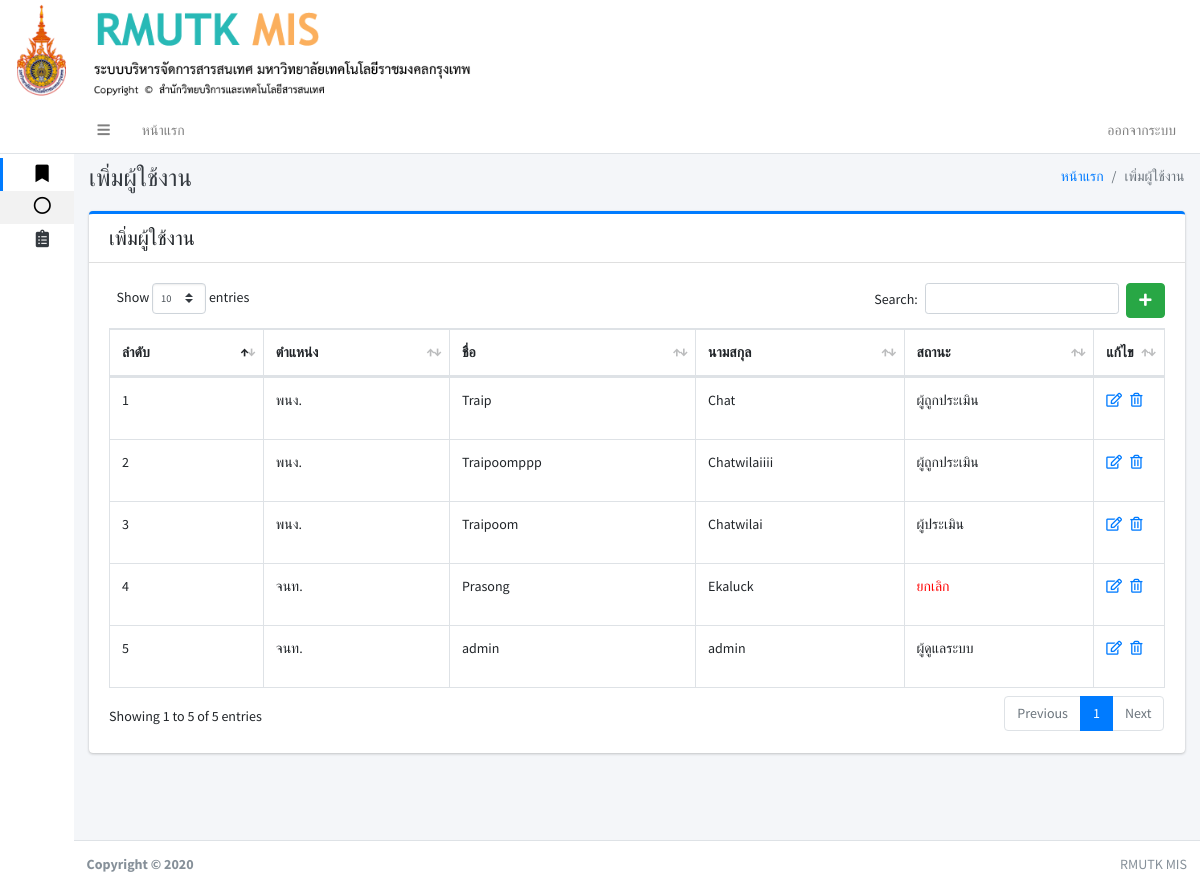
The page /index.php?pa8 (signed in) on the database its author committed.
### tables this page shows
CREATE TABLE IF NOT EXISTS `user` (
`user_id` int(11) NOT NULL,
  `first_name` varchar(150) NOT NULL,
  `last_name` varchar(150) NOT NULL,
  `username` varchar(150) NOT NULL,
  `password` varchar(150) NOT NULL,
  `user_tumn` varchar(250) NOT NULL,
  `user_status` int(11) NOT NULL
);

### page/pa8_user.php (the view, shortened to what this page needs)
<div class="content-header">
	<div class="container-fluid">
		<div class="row mb-2">
			<div class="col-sm-6">
				<h1 class="m-0 text-dark">เพิ่มผู้ใช้งาน</h1>
			</div>
			<div class="col-sm-6">
				<ol class="breadcrumb float-sm-right">
					<li class="breadcrumb-item"><a href="#">หน้าแรก</a></li>
					<li class="breadcrumb-item active">เพิ่มผู้ใช้งาน</li>
				</ol>
			</div>
		</div>
	</div>
</div>
<div class="content">
	<div class="container-fluid">
		<div class="row">
			<div class="col-lg-12">
				<div class="card card-primary card-outline ">
					<div class="card-header noprint">
						<h5 class="m-0">เพิ่มผู้ใช้งาน</h5>
					</div>
					<div class="card-body">
						<?php if (isset($_GET['add'])||isset($_GET['edit_user'])): ?>
						<?php else: ?>
							<a href="./index.php?pa8&add" class="btn btn-success float-right" ><i class="fas fa-plus"></i></a>
						<?php endif ?>
						<?php if (isset($_GET['add'])): ?>
							<form role="form" action="page/pa8_user_db.php" method="post">
								<div class="row">
									<div class="col-sm-3">
										<div class="form-group">
											<label>ตำแหน่ง</label>
											<input type="text" name="user_tumn" class="form-control" placeholder="Enter ...">
										</div>
									</div>
									<div class="col-sm-4">
										<div class="form-group">
											<label>ชื่อ</label>
											<input type="text" name="first_name" class="form-control" placeholder="Enter ...">
										</div>
									</div>
									<div class="col-sm-4">
										<div class="form-group">
											<label>นามสกุล</label>
											<input type="text" name="last_name" class="form-control" placeholder="Enter ...">
										</div>
									</div>
									<div class="col-sm-3">
										<div class="form-group">
											<label>Username</label>
											<input type="text" name="username" class="form-control" placeholder="Enter ...">
										</div>
									</div>
									<div class="col-sm-4">
										<div class="form-group">
											<label>Password</label>
											<input type="password" name="password" class="form-control" placeholder="Enter ...">
										</div>
									</div>
									<div class="col-sm-4">
										<div class="form-group">
											<label>สถานะ</label>
											<select class="custom-select" name="user_status" id="inputGroupSelect01">
												<option selected>เลือกสถานะ</option>
												<option value="1">ผู้ดูแลระบบ</option>
												<option value="2">ผู้ประเมิน</option>
												<option value="0">ผู้ถูกประเมิน</option>
											</select>
										</div>
									</div>
									<div class="card-footer">
										<button type="submit" class="btn btn-primary">Submit</button>
										<a type="submit" class="btn btn-danger" href="./index.php?pa8" >cancel</a>
									</div>
								</div>
								<input type="hidden" name="add_user" >
							</form>
							<?php else: ?>
								<?php
								include './conn.php';
								$sqlhuser=" SELECT * FROM user ORDER BY user_id desc ";
								$qryhuser = mysqli_query($conn,$sqlhuser);
								?>
								<table id="example1" class="table table-bordered table-hover">
									<thead>
										<tr>
											<th>ลำดับ</th>
											<th>ตำแหน่ง</th>
											<th>ชื่อ</th>
											<th>นามสกุล</th>
											<th>สถานะ</th>
											<th>แก้ไข</th>
										</tr>
									</thead>
									<tbody>
										<?php
										$i = 1;
										while ($rowhuser = $qryhuser->fetch_array()) {
											$uid = $rowhuser['user_id'];
											?>
											<tr>
												<td><?php echo $i; ?></td>
												<td><?php echo $rowhuser['user_tumn']; ?></td>
												<td><?php echo $rowhuser['first_name']; ?></td>
												<td><?php echo $rowhuser['last_name']; ?></td>
												<td>
													<?php if ($rowhuser['user_status'] == 1): ?>
														<p>ผู้ดูแลระบบ</p>
														<?php elseif ($rowhuser['user_status'] == 0): ?>
															<p>ผู้ถูกประเมิน</p>
															<?php elseif ($rowhuser['user_status'] == 2): ?>
															<p>ผู้ประเมิน</p>
															<?php elseif ($rowhuser['user_status'] == 3): ?>
															<p><font color="red">ยกเลิก</font></p>
														<?php endif ?>
													</td>
													<td width="10px">
														<?php if ($rowhuser['user_status'] == 3): ?>
															<a href="index.php?pa8&edit_user&user_id=<?php echo($uid) ?>"><i class="far fa-edit"></i></a>&nbsp;&nbsp;
																<a href="page/pa8_user_db.php?del_user&user_id=<?php echo($uid) ?>"><i class="far fa-trash-alt"></i></a>
															<?php else: ?>
																<a href="index.php?pa8&edit_user&user_id=<?php echo($uid) ?>"><i class="far fa-edit"></i></a>&nbsp;&nbsp;
																<a href="page/pa8_user_db.php?del_user&user_id=<?php echo($uid) ?>"><i class="far fa-trash-alt"></i></a>
															<?php endif ?>
														</td>
													</tr>
												<?php $i++; } ?>
											</tbody>
										</table>
									<?php endif ?>
								</div>
							</div>
						</div>
					</div>
				</div>
			</div>

### index.php (shortened to what this page needs)
<!DOCTYPE html>
<html lang="en">
<head>
  <link rel="stylesheet" href="adminlte3/plugins/fontawesome-free/css/all.min.css">
  <link rel="stylesheet" href="adminlte3/plugins/datatables-bs4/css/dataTables.bootstrap4.css">
  <link rel="stylesheet" href="adminlte3/dist/css/adminlte.min.css">
  <link rel="stylesheet" href="adminlte3/plugins/summernote/summernote-bs4.css">
  <link rel="stylesheet" type="text/css" href="css/cuttom.css">
</head>
<body class="hold-transition sidebar-collapse sidebar-mini text-sm ">
  <?php include 'banner.php'; ?>
  <div class="wrapper">
    <?php
    include 'navbar.php';
    include 'sidebar.php';
    ?>
    <div class="content-wrapper">
      <?php
      if (isset($_GET['pa1'])) {
        include 'page/pa1.php';
      }elseif (isset($_GET['pa2'])) {
        include 'page/pa2.php';
      }elseif (isset($_GET['pa3'])) {
        include 'page/pa3.php';
      }elseif (isset($_GET['pa4'])) {
        include 'page/pa4.php';
      }elseif (isset($_GET['pa5'])) {
        include 'page/pa5.php';
      }elseif (isset($_GET['pa6'])) {
        include 'page/pa6.php';
      }elseif (isset($_GET['pa66'])) {
        include 'page/pa66.php';
      }elseif (isset($_GET['pa666'])) {
        include 'page/pa666.php';
      }elseif (isset($_GET['pa7'])) {
        include 'page/pa7_news.php';
      }elseif (isset($_GET['pa8'])) {
        include 'page/pa8_user.php';
      }elseif (isset($_GET['ph'])) {
        include 'page/ph.php';
      }elseif (isset($_GET['addtext'])) {
        include 'page/addtext.php';
      }elseif (isset($_GET['ph1'])) {
        include 'page/ph1.php';
      }else{
        include 'new.php';
      }
      ?>
    </div>
    <footer class="main-footer noprint">
      <div class="float-right d-none d-sm-inline">
        RMUTK MIS
      </div>
      <strong>Copyright &copy; 2020 </strong>
    </footer>
  </div>
</body>
</html>

### banner.php
<div class="row noprint">
<img src="img/logo.png" class="col-md-5 " >
</div>

### navbar.php (shortened to what this page needs)
<nav class="main-header navbar navbar-expand navbar-white navbar-light">
  <ul class="navbar-nav">
    <li class="nav-item">
      <a class="nav-link" data-widget="pushmenu" href="#"><i class="fas fa-bars"></i></a>
    </li>
    <li class="nav-item d-none d-sm-inline-block">
      <a href="index.php" class="nav-link">หน้าแรก</a>
    </li>
    </ul>
    <ul class="navbar-nav ml-auto">
      <li class="nav-item d-none d-sm-inline-block">
        <?php if (!isset($_SESSION["USERNAME"])):
          ?>
          <a href="./home" class="nav-link">เข้าสู่ระบบ</a>
          <?php else: ?>
            <a data-toggle="modal" data-target="#LogoutModal" class="nav-link">ออกจากระบบ</a>
          <?php endif ?>
        </li>
      </ul>
    </nav>

### sidebar.php (shortened to what this page needs)
<aside class="main-sidebar sidebar-light-primary">
  <a href="#" class="brand-link">
      <?php
      $status = "";
      if (isset($_SESSION["USERNAME"])){
        $user = $_SESSION["USERNAME"];
        include './conn.php';
        $sqlhusercc=" SELECT * FROM user WHERE username =".$user;
        $qryhusercc = mysqli_query($conn,$sqlhusercc);
        $rowhusercc = mysqli_fetch_assoc($qryhusercc);
        $status = $rowhusercc['user_status'];
        ?>
      <?php }else{ ?>
        &nbsp;
      <?php } ?>
  </a>
  <div class="sidebar text-xs">
    <nav class="mt-2">
      <ul class="nav nav-pills nav-sidebar nav-compact nav-child-indent nav-legacy flex-column" data-widget="treeview" role="menu" data-accordion="false">
         <li class="nav-item has-treeview menu-open">
          <a href="#" class="nav-link active">
            <i class="nav-icon fas fa-bookmark"></i>
          </a>
          <ul class="nav nav-treeview">
            <li class="nav-item">
              <a href="index.php" class="nav-link active">
                <i class="far fa-circle nav-icon"></i>
              </a>
            </li>
            </ul>
          </li>
            <?php if ($status == 1): ?>
              <li class="nav-item">
                <a href="#" class="nav-link">
                  <i class="nav-icon fas fa-clipboard-list"></i>
                </a>
              </li>
              <?php else: ?>
              <?php endif ?>
            </ul>
          </nav>
        </div>
      </aside>

### rows shown on the page
user: user_tumn "พนง.", first_name "Traip", last_name "Chat", user_status "ผู้ถูกประเมิน"
user: user_tumn "พนง.", first_name "Traipoomppp", last_name "Chatwilaiiii", user_status "ผู้ถูกประเมิน"
user: user_tumn "พนง.", first_name "Traipoom", last_name "Chatwilai", user_status "ผู้ประเมิน"
user: user_tumn "จนท.", first_name "Prasong", last_name "Ekaluck", user_status "ยกเลิก"
user: user_tumn "จนท.", first_name "admin", last_name "admin", user_status "ผู้ดูแลระบบ"
